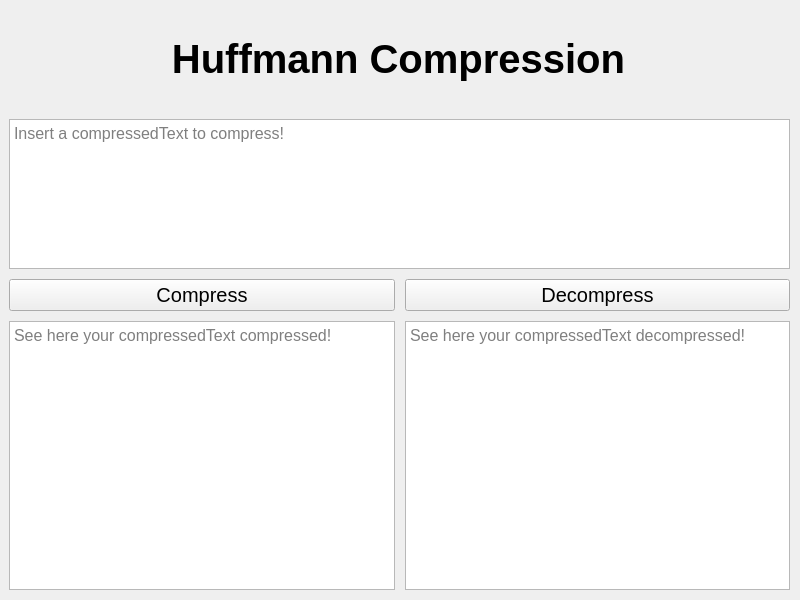
<?xml version="1.0" encoding="UTF-8"?>
<ui version="4.0">
 <class>MainWindow</class>
 <widget class="QMainWindow" name="MainWindow">
  <property name="geometry">
   <rect>
    <x>0</x>
    <y>0</y>
    <width>800</width>
    <height>600</height>
   </rect>
  </property>
  <property name="windowTitle">
   <string>MainWindow</string>
  </property>
  <widget class="QWidget" name="centralwidget">
   <widget class="QWidget" name="verticalLayoutWidget">
    <property name="geometry">
     <rect>
      <x>9</x>
      <y>9</y>
      <width>781</width>
      <height>581</height>
     </rect>
    </property>
    <layout class="QVBoxLayout" name="verticalLayout_3">
     <property name="spacing">
      <number>10</number>
     </property>
     <item>
      <widget class="QLabel" name="titleLabel">
       <property name="minimumSize">
        <size>
         <width>779</width>
         <height>100</height>
        </size>
       </property>
       <property name="maximumSize">
        <size>
         <width>779</width>
         <height>100</height>
        </size>
       </property>
       <property name="font">
        <font>
         <pointsize>30</pointsize>
         <weight>75</weight>
         <bold>true</bold>
        </font>
       </property>
       <property name="text">
        <string>Huffmann Compression</string>
       </property>
       <property name="alignment">
        <set>Qt::AlignCenter</set>
       </property>
       <property name="compressedText" stdset="0">
        <string>Huffmann Compression</string>
       </property>
      </widget>
     </item>
     <item alignment="Qt::AlignVCenter">
      <widget class="QTextEdit" name="givenTextTextEdit">
       <property name="minimumSize">
        <size>
         <width>0</width>
         <height>150</height>
        </size>
       </property>
       <property name="maximumSize">
        <size>
         <width>16777215</width>
         <height>150</height>
        </size>
       </property>
       <property name="font">
        <font>
         <pointsize>12</pointsize>
        </font>
       </property>
       <property name="placeholderText">
        <string>Insert a compressedText to compress!</string>
       </property>
      </widget>
     </item>
     <item>
      <layout class="QHBoxLayout" name="horizontalLayout_2">
       <item>
        <layout class="QVBoxLayout" name="verticalLayout_4">
         <item>
          <widget class="QPushButton" name="compressButton">
           <property name="font">
            <font>
             <pointsize>15</pointsize>
            </font>
           </property>
           <property name="text">
            <string>Compress</string>
           </property>
           <property name="compressedText" stdset="0">
            <string>Compress</string>
           </property>
          </widget>
         </item>
         <item>
          <widget class="QTextEdit" name="compressedTextEdit">
           <property name="font">
            <font>
             <pointsize>12</pointsize>
            </font>
           </property>
           <property name="placeholderText">
            <string>See here your compressedText compressed!</string>
           </property>
          </widget>
         </item>
        </layout>
       </item>
       <item>
        <layout class="QVBoxLayout" name="verticalLayout_5">
         <item>
          <widget class="QPushButton" name="decompressButton">
           <property name="font">
            <font>
             <pointsize>15</pointsize>
            </font>
           </property>
           <property name="text">
            <string>Decompress</string>
           </property>
           <property name="compressedText" stdset="0">
            <string>Decompress</string>
           </property>
          </widget>
         </item>
         <item>
          <widget class="QTextEdit" name="decompressedTextEdit">
           <property name="font">
            <font>
             <pointsize>12</pointsize>
            </font>
           </property>
           <property name="placeholderText">
            <string>See here your compressedText decompressed!</string>
           </property>
          </widget>
         </item>
        </layout>
       </item>
      </layout>
     </item>
    </layout>
   </widget>
  </widget>
 </widget>
 <resources/>
 <connections/>
</ui>
